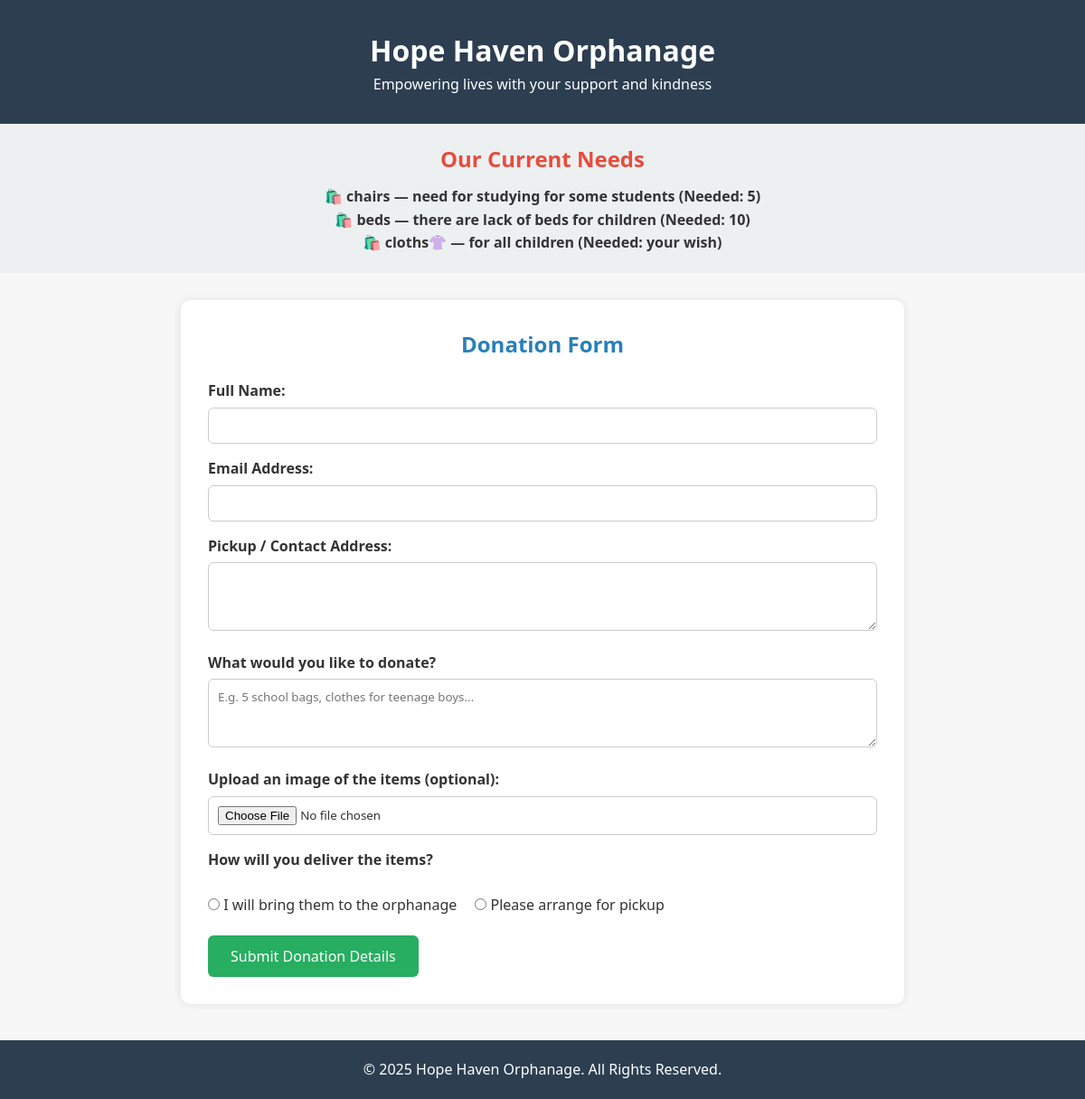
/donation/, run on the app's committed database.
### myapp/models.py (models this page shows, shortened)
class GeneralChildNeed(models.Model):
    item_name = models.CharField(max_length=200)
    description = models.TextField()
    quantity_needed = models.CharField(max_length=100)

### myapp/views.py (the view)
# urls.py: path('donation/', views.donation_view, name='donation'),
def donation_view(request):
    submitted = False
    if request.method == 'POST':
        form = DonationForm(request.POST, request.FILES)
        if form.is_valid():
            form.save()
            return redirect('/donation?submitted=True')
    else:
        form = DonationForm()
        if 'submitted' in request.GET:
            submitted = True
    general_needs = GeneralChildNeed.objects.all()
    return render(request, 'donation.html', {
        'form': form,
        'submitted': submitted,
        'general_needs': general_needs
    })

### myapp/forms.py
class DonationForm(forms.ModelForm):
    class Meta:
        model = GeneralDonation
        fields = ['name', 'email', 'address', 'items', 'image', 'delivery']

### myapp/templates/donation.html (shortened to what this page needs)
<!DOCTYPE html>
<html lang="en">
<head>
</head>
<body>
  <header>
    <h1>Hope Haven Orphanage</h1>
    <p>Empowering lives with your support and kindness</p>
  </header>
  <section class="needs">
    <h2>Our Current Needs</h2>
    <ul>
      {% for need in general_needs %}
        <li>🛍️ <strong>{{ need.item_name }}</strong> — {{ need.description }} (Needed: {{ need.quantity_needed }})</li>
      {% empty %}
        <li>No listed needs at the moment.</li>
      {% endfor %}
    </ul>
  </section>
  <div class="container">
    <h2>Donation Form</h2>
    <form action="{% url 'donation' %}" method="POST" enctype="multipart/form-data">
      <label for="name">Full Name:</label>
      <input type="text" id="name" name="name" required>
      <label for="email">Email Address:</label>
      <input type="email" id="email" name="email" required>
      <label for="address">Pickup / Contact Address:</label>
      <textarea id="address" name="address" rows="3" required></textarea>
      <label for="items">What would you like to donate?</label>
      <textarea id="items" name="items" rows="3" placeholder="E.g. 5 school bags, clothes for teenage boys..." required></textarea>
      <label for="image">Upload an image of the items (optional):</label>
      <input type="file" id="image" name="image" accept="image/*">
      <label>How will you deliver the items?</label>
      <div class="radio-group">
        <label><input type="radio" name="delivery" value="drop" required> I will bring them to the orphanage</label>
        <label><input type="radio" name="delivery" value="pickup"> Please arrange for pickup</label>
      </div>
      <button type="submit">Submit Donation Details</button>
    </form>
  </div>
  <footer>
    <p>&copy; 2025 Hope Haven Orphanage. All Rights Reserved.</p>
  </footer>
</body>
</html>

### myapp/templates/donation.html (style rules this page uses)
* { margin: 0; padding: 0; box-sizing: border-box; font-family: 'Segoe UI', Tahoma, Geneva, Verdana, sans-serif; }
body { background: #f7f7f7; color: #333; line-height: 1.6; }
header { background-color: #2c3e50; color: #fff; padding: 30px; text-align: center; }
.needs { background: #ecf0f1; padding: 20px; text-align: center; }
.needs h2 { margin-bottom: 10px; color: #e74c3c; }
.needs ul { list-style-type: none; padding: 0; font-weight: bold; }
.container { max-width: 800px; margin: 30px auto; background: #fff; padding: 30px; border-radius: 10px; box-shadow: 0 0 10px rgba(0,0,0,0.1); }
h2 { text-align: center; margin-bottom: 20px; color: #2980b9; }
form label { display: block; margin-top: 15px; font-weight: bold; }
input[type="text"], input[type="email"], input[type="file"], textarea, select { width: 100%; padding: 10px; margin-top: 5px; border: 1px solid #ccc; border-radius: 6px; }
textarea { resize: vertical; }
.radio-group { display: flex; gap: 20px; margin-top: 10px; }
.radio-group label { font-weight: normal; }
button { margin-top: 20px; padding: 12px 25px; background-color: #27ae60; color: white; border: none; border-radius: 6px; cursor: pointer; font-size: 16px; }
footer { margin-top: 40px; text-align: center; padding: 20px; background-color: #2c3e50; color: white; }

### data on the page
GeneralChildNeed: item_name "chairs", description "need for studying for some students", quantity_needed "5"
GeneralChildNeed: item_name "beds", description "there are lack of beds for children", quantity_needed "10"
GeneralChildNeed: item_name "cloths👚", description "for all children", quantity_needed "your wish"
